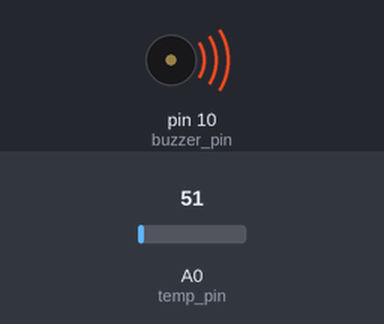
Recording of a sketch running on a simulated Arduino Uno, built with avr-gcc and run on an emulated ATmega328P. Parts: buzzer (waves = sounding, pin HIGH). Inputs (shaded band) come from the test bench; at power-on: A0 (temp_pin) = 51.

Above: at 1.2 s.
1.3 s: A0 (temp_pin) set to 72
2.8 s: A0 (temp_pin) set to 88
At 4.0 s:
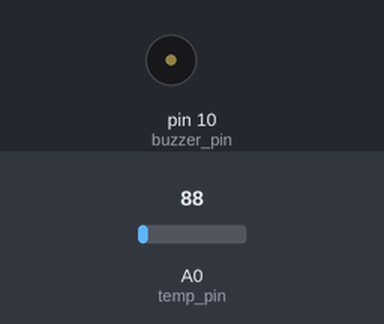
4.3 s: A0 (temp_pin) set to 71
At 5.2 s:
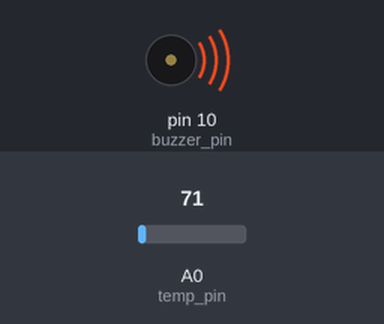
5.8 s: A0 (temp_pin) set to 86
At 6.4 s:
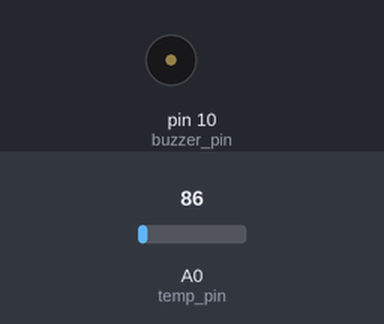
Timing chart, 0 to 8.3 s (numbered marks = the images above; inputs shaded):
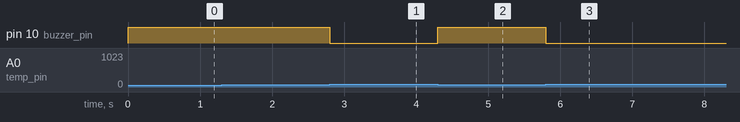

Measured:
- the behaviour switches between 81 and 82 on A0 (temp_pin) (found by bisection; images 0 and 1)
- after the input at 1.3 s, every drawn part: stays the same
- after the input at 2.8 s, pin 10 (buzzer_pin): HIGH → LOW at once
- after the input at 4.3 s, pin 10 (buzzer_pin): LOW → HIGH at once
- after the input at 5.8 s, pin 10 (buzzer_pin): HIGH → LOW at once

The sketch:

temperature_sensor.ino
```cpp
// C++ code
//Temperature sensor
int temp_pin=A0,buzzer_pin=10;
void setup()
{
  Serial.begin(9600);
  pinMode(buzzer_pin,OUTPUT);
}

void loop()
{
  int temperature=Temperature();
  if(temperature>100||temperature<-10){
    digitalWrite(buzzer_pin,HIGH);
  }
  else digitalWrite(buzzer_pin,LOW);
}

int Temperature(){
  int t=analogRead(temp_pin);
  int temperature=map(t,20,358,-40,125);
  return temperature;
}
```
